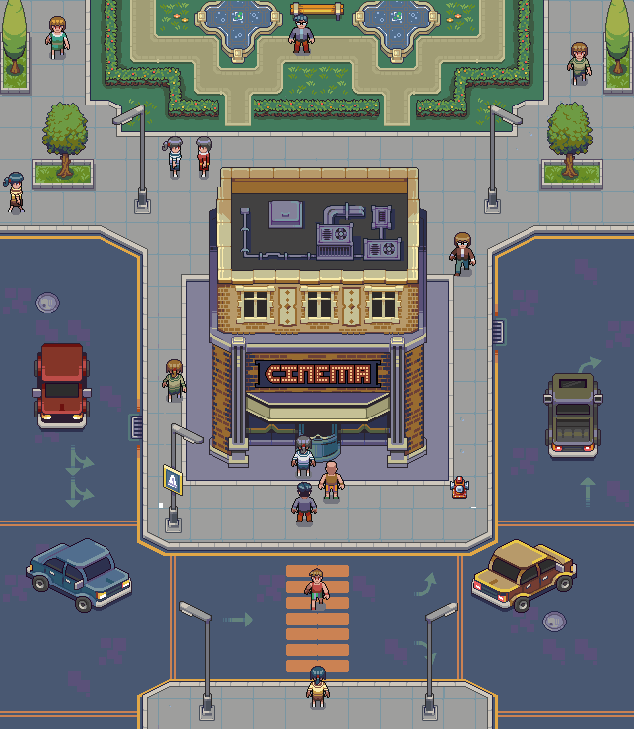
#> input picture refs/G3hGUH.png, 634 x 729 px
$ python -i refs_split.py   (imports and definitions only)
#> lines starting #> are read from the running program, lines starting #| are printed output that depends on the picture; after the words box and inside, x2 and y2 are one past the last pixel; in counts of white or black regions, pixels touching at a corner belong together
#> further down, picture is the input picture: PIL image 634x729 P; mean R, G, B 113, 116.7, 117.7
#!/usr/bin/env python
"""Split the reference folder into inspectable pieces.

  python tools/refs_split.py

Sheets (flat background, items in a grid) become one file per item, found by
row/column occupancy projection. Scenes become an overlapping grid of crops at
native resolution. Each image also gets a numbered contact sheet so the split can
be reviewed at a glance.

Output: refs/_split/<image>/... and refs/_split/<image>_sheet.png
"""

from PIL import Image, ImageChops, ImageDraw
import json
import os

REFS = 'refs'
OUT = os.path.join(REFS, '_split')
SCENE_GRID = 3  # scenes are cut into 3x3 overlapping crops
SCENE_OVERLAP = 0.12
PAD = 2
MIN_AREA = 60


def background_color(rgb):
    cols = rgb.getcolors(1 << 24) or []
#> cols = 89 items
    if not cols:
        return (0, 0, 0)
    return max(cols)[1]


def mask_of(im):
    """255 where there is content, 0 over the flat background."""
    if im.mode == 'RGBA' and im.getchannel('A').getextrema()[0] < 8:
        return im.getchannel('A').point(lambda v: 255 if v >= 8 else 0)
    rgb = im.convert('RGB')
    bg = background_color(rgb)
#> bg = (73, 88, 114)
    solid = Image.new('RGB', rgb.size, bg)
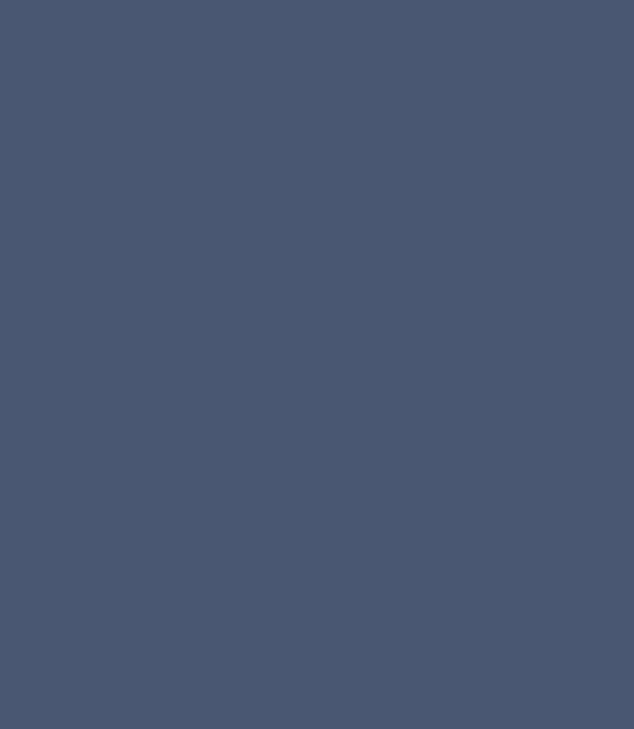
#> solid: PIL image 634x729 RGB; mean R, G, B 73, 88, 114
    return ImageChops.difference(rgb, solid).convert('L').point(lambda v: 255 if v > 10 else 0)
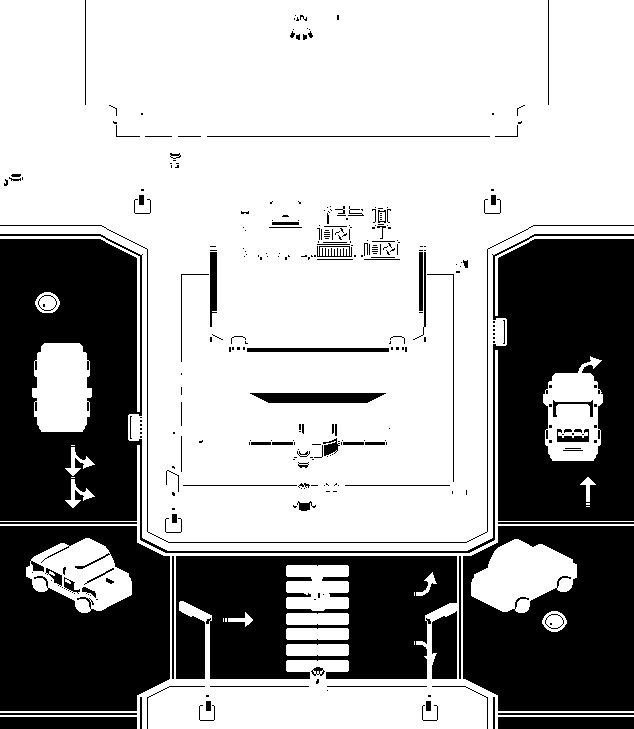
#> returned value: PIL image 634x729 L; 65.5% white; 315 black regions (216 under 20 px), largest, box (x1, y1, x2, y2) and area: (0, 234, 634, 553) 67932, (176, 556, 457, 679) 25937, (0, 526, 170, 711) 25052


# [210 lines left out: functions bands, components, refine, is_sheet, merge_boxes, split_sheet and 3 more, not called in this run]


# [2 lines not run here, left out]

>>> from PIL import Image
>>> picture = Image.open('../refs/G3hGUH.png')
>>> result = mask_of(picture)

$ run again, on refs/SNROZF.png
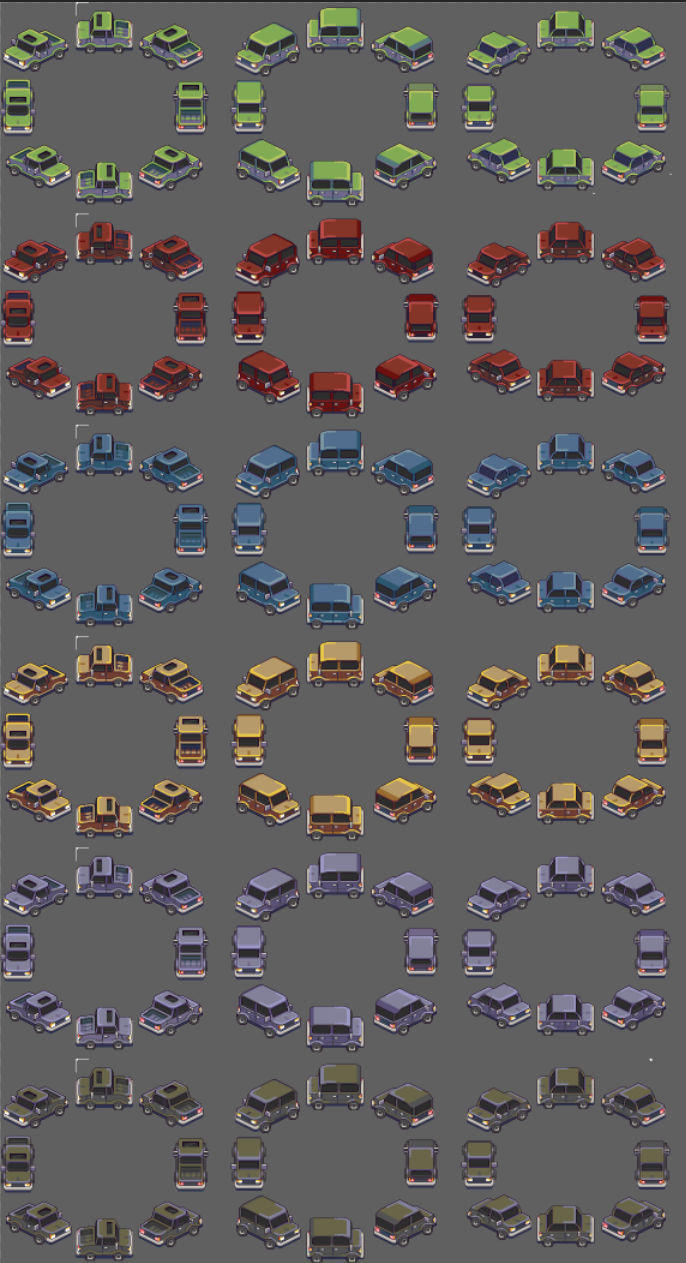
#> input picture refs/SNROZF.png, 686 x 1263 px
#> picture is the input picture: PIL image 686x1263 RGBA; mean R, G, B, A 96.6, 93.8, 93.4, 255
#> cols = 72894 items
#> bg = (96, 96, 96)
#> solid: PIL image 686x1263 RGB; every value is 96
#> in mask_of, `return ImageChops.difference(rgb, solid).convert('L').point(lambda v: ..`:
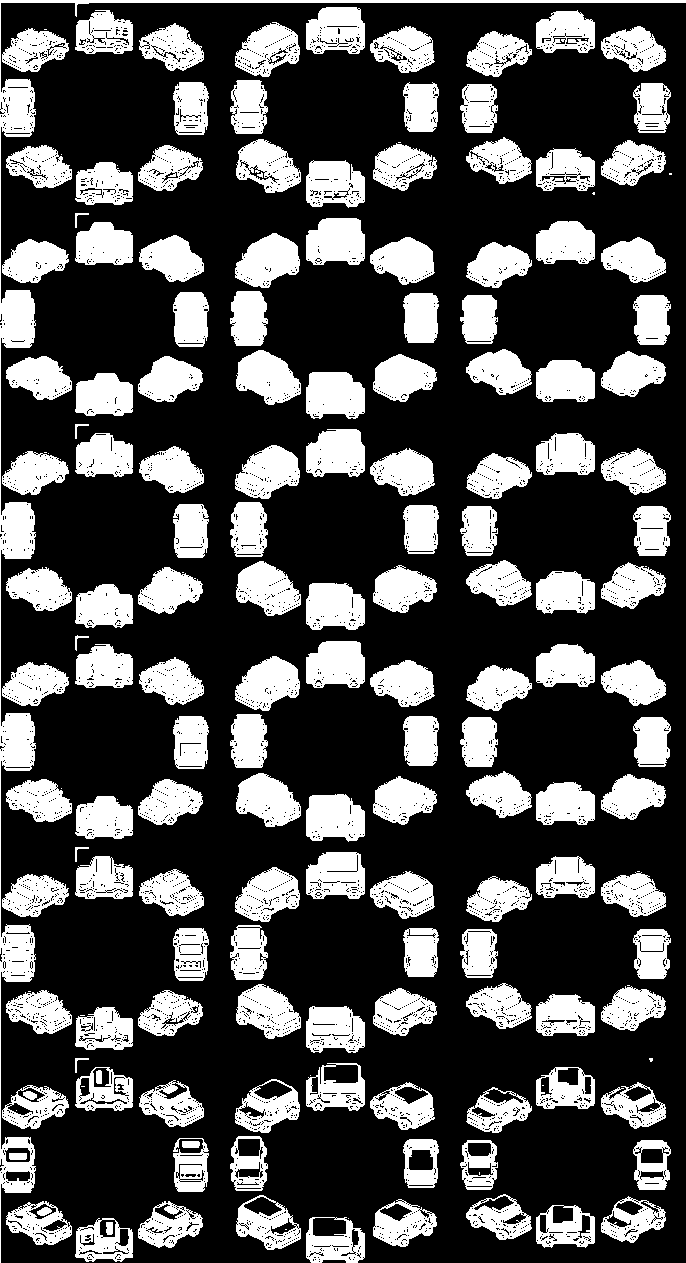
#> returned value: PIL image 686x1263 L; 30.5% white; 187 white regions (36 under 20 px), largest, box (x1, y1, x2, y2) and area: (0, 0, 686, 1263) 13176, (235, 233, 300, 288) 2375, (306, 218, 365, 265) 2358

$ run again, on refs/YhwpA9.png
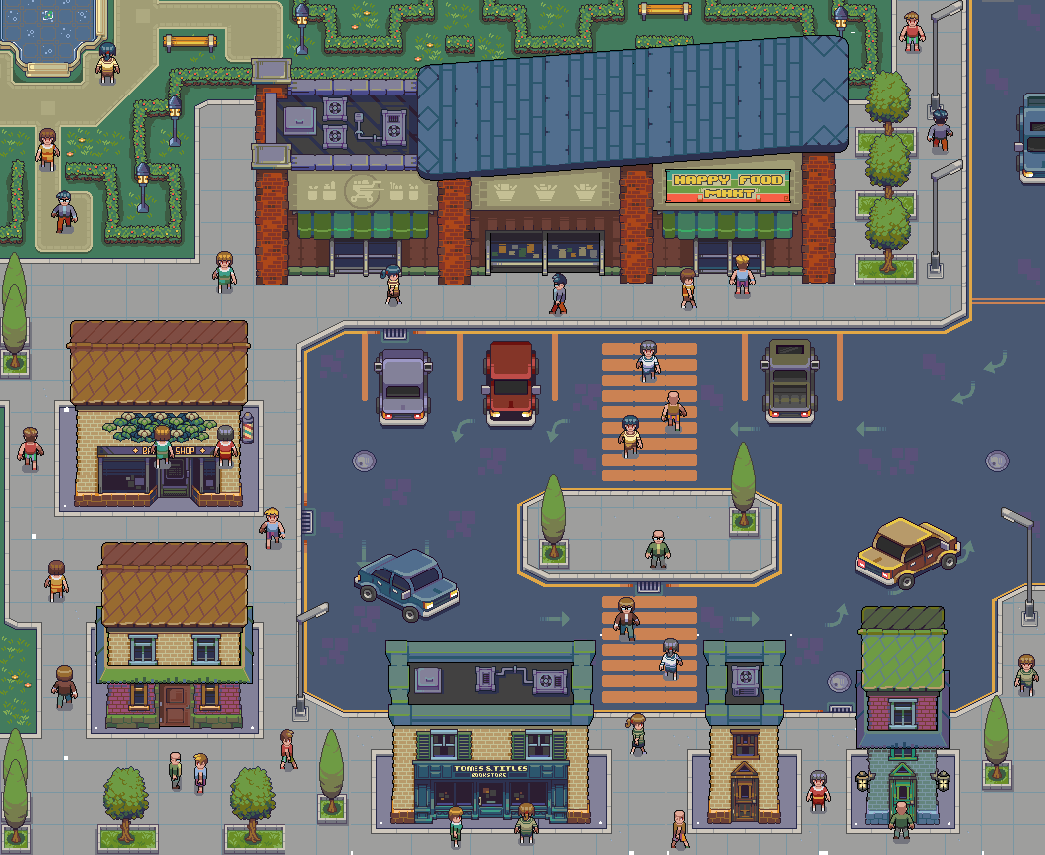
#> input picture refs/YhwpA9.png, 1045 x 855 px
#> picture is the input picture: PIL image 1045x855 P; mean R, G, B 111.6, 115.2, 112.9
#> cols = 95 items
#> bg = (73, 88, 114)
#> in mask_of, `return ImageChops.difference(rgb, solid).convert('L').point(lambda v: ..`:
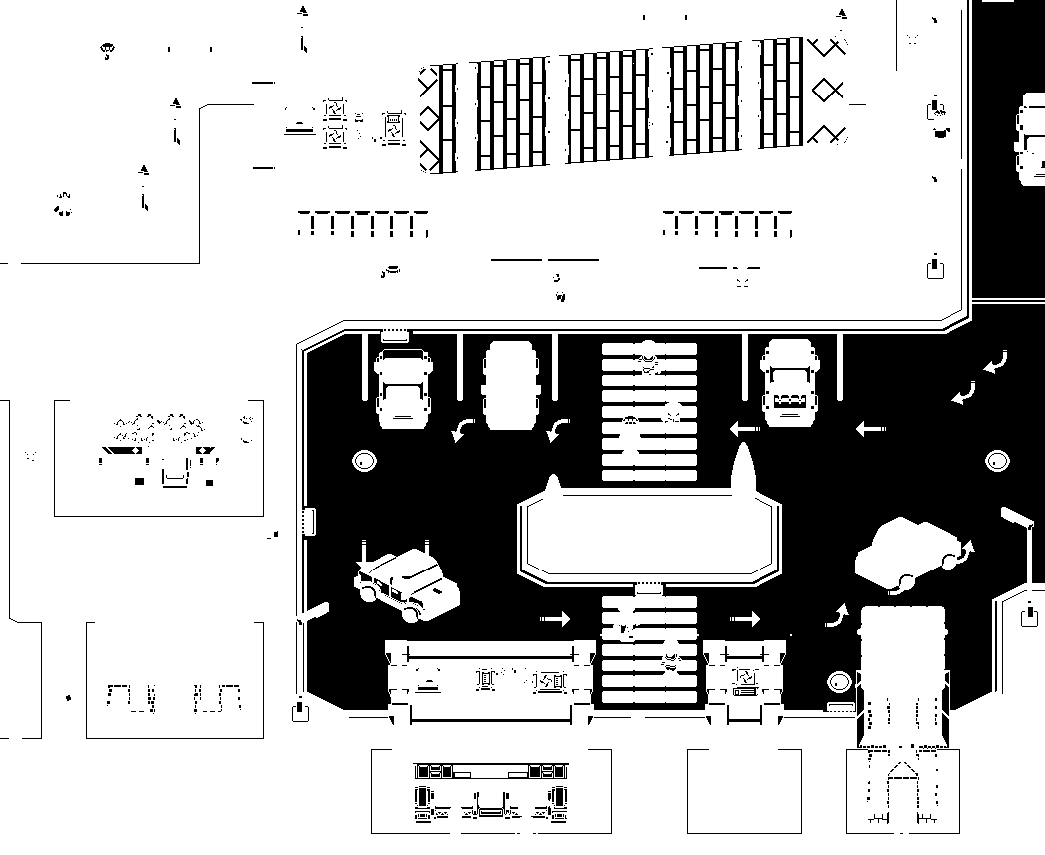
#> returned value: PIL image 1045x855 L; 75% white; 816 black regions (632 under 20 px), largest, box (x1, y1, x2, y2) and area: (301, 0, 1045, 712) 172786, (972, 0, 1045, 298) 19233, (559, 48, 653, 164) 3326
